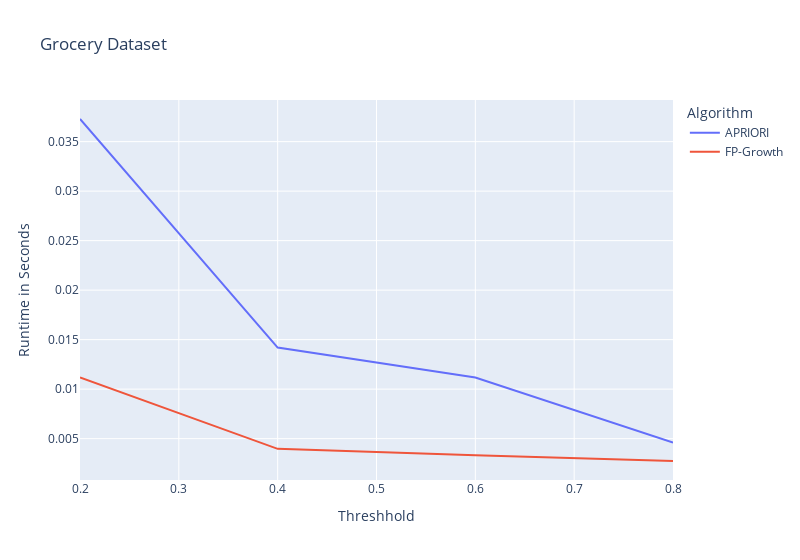

Notebook source saved alongside this figure:
### Code cell
# plotting results of different runs of the grocery dataset
px.line(foods_res, x='threshhold', y='runtime', color='algorithm', width=800, 
    title='Grocery Dataset',
    labels={
        'threshhold': 'Threshhold',
        'runtime': 'Runtime in Seconds',
        'algorithm': 'Algorithm'
        })

### Figure 1 — Plotly figure (JSON) as saved in the notebook; plotly's stock layout.template omitted (floating-point values rounded to 4 significant figures)
{"data": [{"hovertemplate": "Algorithm=APRIORI<br>Threshhold=%{x}<br>Runtime in Seconds=%{y}<extra></extra>", "legendgroup": "APRIORI", "line": {"color": "#636efa", "dash": "solid"}, "marker": {"symbol": "circle"}, "mode": "lines", "name": "APRIORI", "orientation": "v", "showlegend": true, "type": "scatter", "x": [0.2, 0.4, 0.6, 0.8], "xaxis": "x", "y": [0.03729, 0.0142, 0.01117, 0.004597], "yaxis": "y"}, {"hovertemplate": "Algorithm=FP-Growth<br>Threshhold=%{x}<br>Runtime in Seconds=%{y}<extra></extra>", "legendgroup": "FP-Growth", "line": {"color": "#EF553B", "dash": "solid"}, "marker": {"symbol": "circle"}, "mode": "lines", "name": "FP-Growth", "orientation": "v", "showlegend": true, "type": "scatter", "x": [0.2, 0.4, 0.6, 0.8], "xaxis": "x", "y": [0.01118, 0.003969, 0.003317, 0.002742], "yaxis": "y"}], "layout": {"legend": {"title": {"text": "Algorithm"}, "tracegroupgap": 0}, "title": {"text": "Grocery Dataset"}, "width": 800, "xaxis": {"anchor": "y", "domain": [0, 1], "title": {"text": "Threshhold"}}, "yaxis": {"anchor": "x", "domain": [0, 1], "title": {"text": "Runtime in Seconds"}}}}
